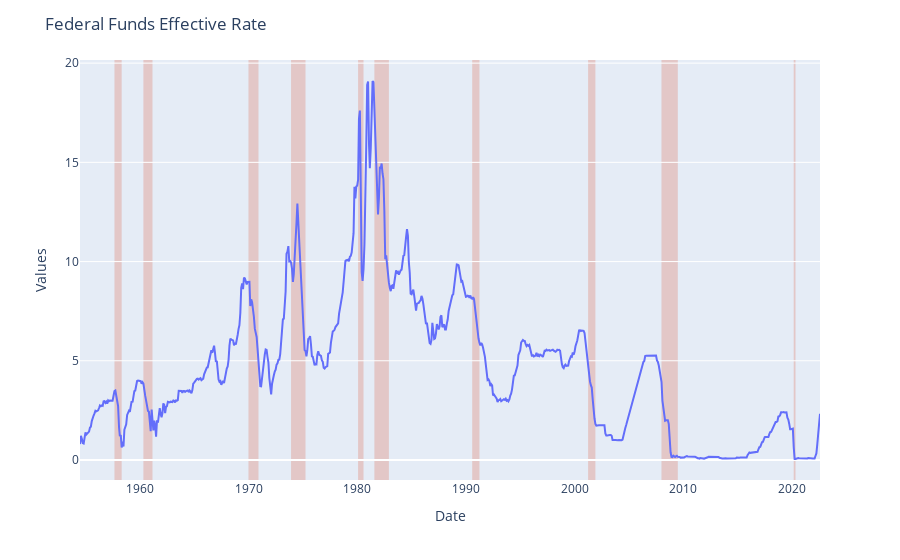

Source (notebook cell):
### Code cell
fig = px.line(x=srty['date'], y=srty['FEDFUNDS'])



# Highlight areas according to the even_type
current = ''
changes = []

for ind in srty.index:
    if current != srty['USREC'][ind]:
        current = srty['USREC'][ind]
        changes.append([srty['date'][ind],srty['USREC'][ind]])


color_dict= {'Yes':'#d9330d','No':'#e5ecf6',}

for i, val in enumerate(changes):
    if (i+1) == len(changes):
            changes_last_date = changes[-1][0]
            changes_last_state = changes[-1][1]
            last_date= srty['date'].iloc[-1]
            fig.add_vrect(
                          x0=changes_last_date, x1=last_date,
                          fillcolor=color_dict[changes_last_state], opacity=0.2,
                          layer="below", line_width=0)

    else:
          

        if changes[i][1] =='Yes':
            fig.add_vrect(
                        x0=changes[i][0], x1=changes[i+1][0],
                        fillcolor=color_dict['Yes'], opacity=0.2,
                        layer="below", line_width=0)


fig.update_layout(xaxis_title="Date", yaxis_title="Values", title='Federal Funds Effective Rate',xaxis = {'showgrid': False}, yaxis = {'showgrid': True})

fig.show()

### Figure 1 — Plotly figure (JSON) as saved in the notebook; plotly's stock layout.template omitted (floating-point values rounded to 4 significant figures; data arrays with more than 128 entries replaced by an {"elided": "..."} marker saying what was removed)
{"data": [{"hovertemplate": "x=%{x}<br>y=%{y}<extra></extra>", "legendgroup": "", "line": {"color": "#636efa", "dash": "solid"}, "marker": {"symbol": "circle"}, "mode": "lines", "name": "", "orientation": "v", "showlegend": false, "type": "scatter", "x": {"elided": "818 str values"}, "xaxis": "x", "y": {"elided": "818 float values"}, "yaxis": "y"}], "layout": {"legend": {"tracegroupgap": 0}, "margin": {"t": 60}, "shapes": [{"fillcolor": "#d9330d", "layer": "below", "line": {"width": 0}, "opacity": 0.2, "type": "rect", "x0": "1957-09-01T00:00:00", "x1": "1958-05-01T00:00:00", "xref": "x", "y0": 0, "y1": 1, "yref": "y domain"}, {"fillcolor": "#d9330d", "layer": "below", "line": {"width": 0}, "opacity": 0.2, "type": "rect", "x0": "1960-05-01T00:00:00", "x1": "1961-03-01T00:00:00", "xref": "x", "y0": 0, "y1": 1, "yref": "y domain"}, {"fillcolor": "#d9330d", "layer": "below", "line": {"width": 0}, "opacity": 0.2, "type": "rect", "x0": "1970-01-01T00:00:00", "x1": "1970-12-01T00:00:00", "xref": "x", "y0": 0, "y1": 1, "yref": "y domain"}, {"fillcolor": "#d9330d", "layer": "below", "line": {"width": 0}, "opacity": 0.2, "type": "rect", "x0": "1973-12-01T00:00:00", "x1": "1975-04-01T00:00:00", "xref": "x", "y0": 0, "y1": 1, "yref": "y domain"}, {"fillcolor": "#d9330d", "layer": "below", "line": {"width": 0}, "opacity": 0.2, "type": "rect", "x0": "1980-02-01T00:00:00", "x1": "1980-08-01T00:00:00", "xref": "x", "y0": 0, "y1": 1, "yref": "y domain"}, {"fillcolor": "#d9330d", "layer": "below", "line": {"width": 0}, "opacity": 0.2, "type": "rect", "x0": "1981-08-01T00:00:00", "x1": "1982-12-01T00:00:00", "xref": "x", "y0": 0, "y1": 1, "yref": "y domain"}, {"fillcolor": "#d9330d", "layer": "below", "line": {"width": 0}, "opacity": 0.2, "type": "rect", "x0": "1990-08-01T00:00:00", "x1": "1991-04-01T00:00:00", "xref": "x", "y0": 0, "y1": 1, "yref": "y domain"}, {"fillcolor": "#d9330d", "layer": "below", "line": {"width": 0}, "opacity": 0.2, "type": "rect", "x0": "2001-04-01T00:00:00", "x1": "2001-12-01T00:00:00", "xref": "x", "y0": 0, "y1": 1, "yref": "y domain"}, {"fillcolor": "#d9330d", "layer": "below", "line": {"width": 0}, "opacity": 0.2, "type": "rect", "x0": "2008-01-01T00:00:00", "x1": "2009-07-01T00:00:00", "xref": "x", "y0": 0, "y1": 1, "yref": "y domain"}, {"fillcolor": "#d9330d", "layer": "below", "line": {"width": 0}, "opacity": 0.2, "type": "rect", "x0": "2020-03-01T00:00:00", "x1": "2020-05-01T00:00:00", "xref": "x", "y0": 0, "y1": 1, "yref": "y domain"}, {"fillcolor": "#e5ecf6", "layer": "below", "line": {"width": 0}, "opacity": 0.2, "type": "rect", "x0": "2020-05-01T00:00:00", "x1": "2022-08-01T00:00:00", "xref": "x", "y0": 0, "y1": 1, "yref": "y domain"}], "title": {"text": "Federal Funds Effective Rate"}, "xaxis": {"anchor": "y", "domain": [0, 1], "showgrid": false, "title": {"text": "Date"}}, "yaxis": {"anchor": "x", "domain": [0, 1], "showgrid": true, "title": {"text": "Values"}}}}
